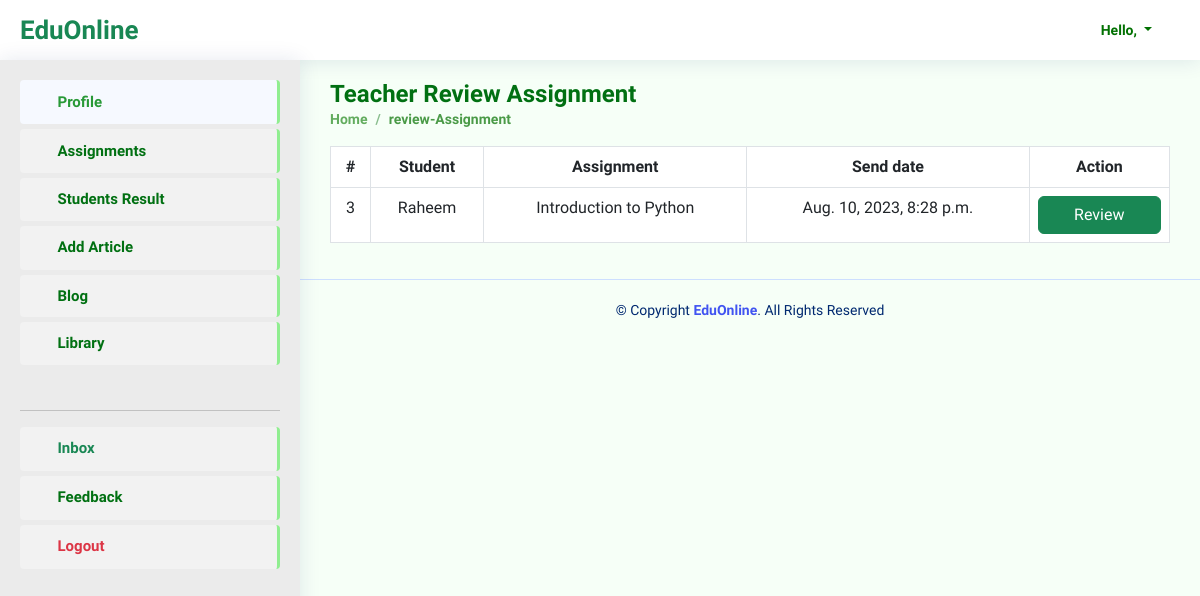
The page /assignment/review_assignment/ on the database as committed earlier.
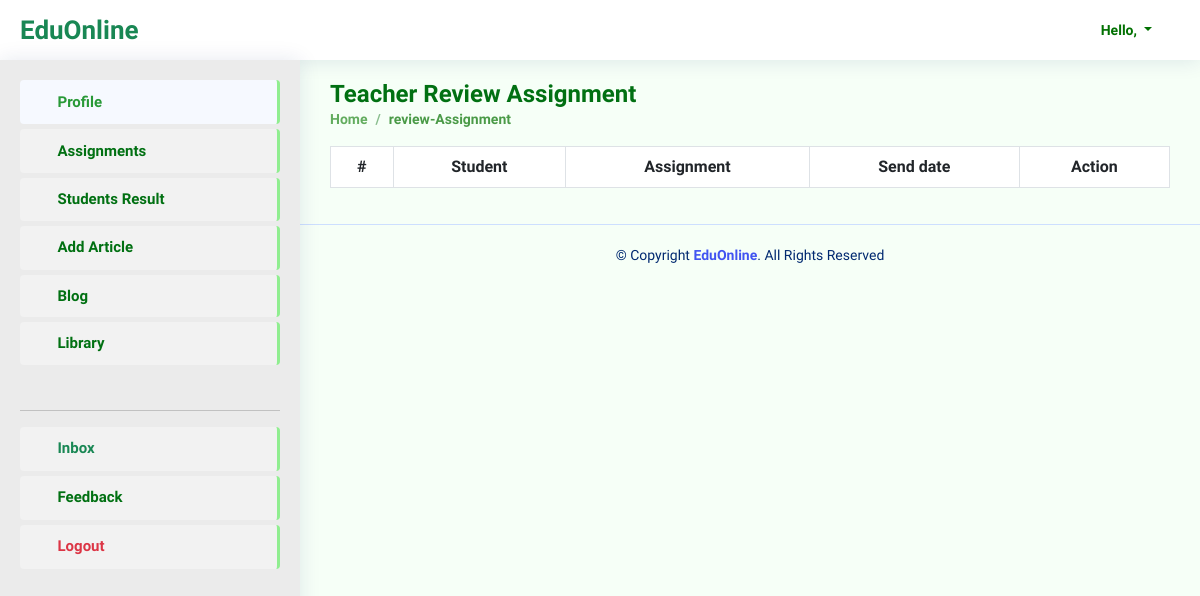
The same page on the database as committed later.
### assignment/models.py (models this page shows, shortened)
class StudentAssignment(models.Model):
    student = models.ForeignKey(User, on_delete=models.CASCADE)
    assignment = models.ForeignKey(Assignment, on_delete=models.CASCADE)
    submission_date = models.DateTimeField(default=timezone.now)
    file = models.FileField(upload_to='assignments/%d', null=True, blank=True)

class Assignment(models.Model):
    title = models.CharField(max_length=100)
    course = models.ForeignKey(Course, on_delete=models.CASCADE)
    description = models.TextField()
    file = models.FileField(upload_to='assignments/%d')
    date = models.DateTimeField(auto_now_add=True)
    def __str__(self):
        return self.title

### assignment/views.py (the view)
# urls.py: path('review_assignment/', views.review_assignment, name='review_assignment'),
def review_assignment(request):
    student_assign = StudentAssignment.objects.all()
    context ={
        'assignments':student_assign,
        'student':is_student(request.user),
        'teacher':is_teacher(request.user),
    }
    return render(request, 'assignment/review_assignment.html', context)

### accounts/views.py (called while the page is built)
def is_teacher(user):
    return user.groups.filter(name='TEACHER').exists()

def is_student(user):
    return user.groups.filter(name='STUDENT').exists()

### templates/assignment/review_assignment.html
{% extends 'base.html' %}
{% block pageTitle %}Teacher Review Assignment{% endblock pageTitle %}
{% block currentPage %}review-Assignment{% endblock currentPage %}
{% block content %}
<table class="table table-bordered table-hover text-center">
  <thead>
    <tr>
      <th>#</th>
      <th>Student</th>
      <th>Assignment</th>
      <th>Send date</th>
      <th>Action</th>
    </tr>
  </thead>
  <tbody>
    {% for assignment in assignments %}
    <tr>
      <td>{{assignment.id}}</td>
      <td>{{assignment.student|capfirst}}</td>
      <td>{{assignment.assignment}}</td>
      <td>{{assignment.submission_date}}</td>
      <td><a href="{% url 'review-assignment' assignment.id %}" class="btn btn-success w-100">Review</a></td>
    </tr>
    {% endfor %}
  </tbody>
</table>
{% endblock content %}

Rows that differ between the two databases and show on the page:
removed StudentAssignment: id "3", student "Raheem", assignment "Introduction to Python", submission_date "Aug. 10, 2023, 8:28 p.m."
